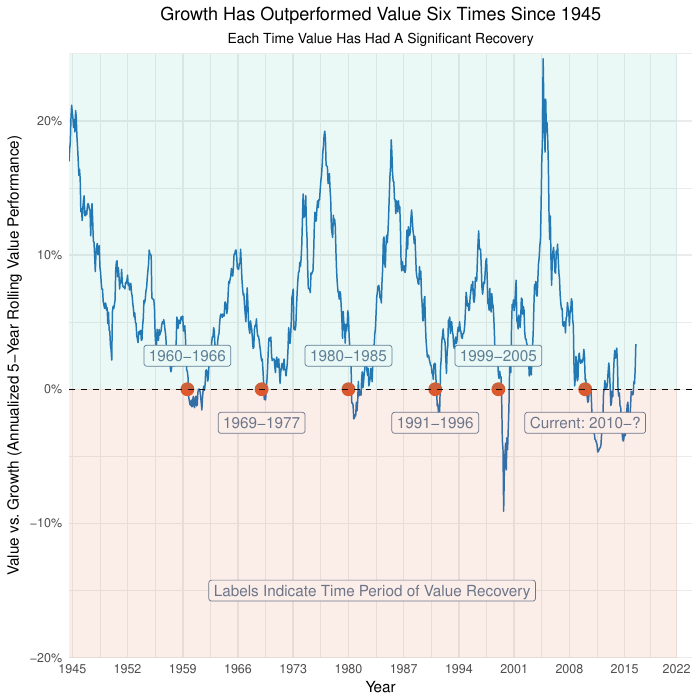

R code for this plot:
#!/usr/bin/env Rscript

# Load libraries
library(ggplot2)
library(stringr)
library(scales)
library(ggthemes)
library(PerformanceAnalytics)
library(RColorBrewer)


# The URL for the data
url.name     <- "http://mba.tuck.dartmouth.edu/pages/faculty/ken.french/ftp"
file.name    <- "25_Portfolios_5x5_CSV.zip"
full.url     <- paste(url.name, file.name, sep="/")

# You can change the ending date of the analysis by changing these variables
# Beware, however, that the source datafile may only be updated annually
# and therefore the most recent monthly may not be available

end.year     <- 2016
end.month    <- 11
window.width <- 5*12 # The rolling window width. 5 Years in this case

# Download the data and unzip it

temp.file <- tempfile()
download.file(full.url, temp.file)
file.list <- unzip(temp.file, list=TRUE)

# Parse the data
french.data   <- read.csv(unzip(temp.file,
                                files=as.character(file.list[1,1])),
                          skip=19,
                          header=TRUE,
                          stringsAsFactors=FALSE)
names(french.data)[[1]] <- "DATE"

# Now we want to remove all the data below the end date
ds.year     <- as.numeric(substr(french.data$DATE[[1]],1,4))
ds.month    <- as.numeric(substr(french.data$DATE[[1]],5,6))
num.rows    <- 12*(end.year-ds.year)+(end.month-ds.month)+1
french.data <- head(french.data,num.rows)
date.seq    <- as.Date(paste(french.data$DATE,"01",sep=""),"%Y%m%d")
french.data$DATE <- date.seq

# Transform the data so that the return cells are numeric decimal format
for (i in 2:ncol(french.data)) french.data[,i] <- as.numeric(str_trim(french.data[,i]))
for (i in 2:ncol(french.data)) french.data[,i] <- french.data[,i]/100

# Now we calculate the the HML sequence from the factor sequences
# Column names are: DATE SMALL.LoBM ME1.BM2 SMALL.HiBM BIG.LoBM ME2.BM2 BIG.HiBM
fd <- french.data

french.data$Hi.Lo <-
  0.2*( fd$SMALL.HiBM + fd$ME2.BM5 + fd$ME3.BM5 + fd$ME4.BM5 + fd$BIG.HiBM ) -
  0.2*( fd$SMALL.LoBM + fd$ME2.BM1 + fd$ME3.BM1 + fd$ME4.BM1 + fd$BIG.LoBM )

# Now create a time series of the HML data that we can pass off to apply.rolling
# and other PerformanceAnalytics functions

ts.data <- data.frame(french.data$Hi.Lo)
row.names(ts.data) <- date.seq

# Now calculate the a time series of rolling 5-year annualized returns
z <- apply.rolling(ts.data, width=window.width, FUN = "Return.annualized")
french.data$Hi.Lo.5YrRolling <- z[[1]]

# Data sets and values used to plot the data
indexes <- seq(from=window.width,to=length(date.seq),by=7*12)
breaks  <- c(date.seq[indexes])
breaks  <- c(breaks,as.Date('2022-01-01'))
years   <- (indexes-window.width)/12+1931
years   <- c(years,2022)

dark.blue <- rev( brewer.pal(7,"Blues") )[2]
colors    <- c('#DD592D','#34BBA7')

# This is the data used to draw the backgrounds
background <- data.frame( lower = c(-.20,0.0) ,
                          upper = c(0.0, 0.25),
                          col = letters[1:2]  )

# Creating PDF for graph
pdf.filename <- "value-vs-growth.pdf"
pdf(pdf.filename)

# Plot the data
g <- ggplot()
g <- g + geom_line(data = french.data,
                   aes(x=DATE,y=Hi.Lo.5YrRolling,group=1),
                   colour=dark.blue)

# Labeling points
x.point.values <- c('1960-01-01', 
                    '1969-06-01',
                    '1980-06-01',
                    '1991-06-01',
                    '1999-06-01',
                    '2010-06-01')

y.point.values <- c(0.025,
                   -0.025,
                   0.025,
                   -0.025,
                   0.025,
                   -0.025)

time.period.labels <- c('1960-1966',
                       '1969-1977',
                       '1980-1985',
                       '1991-1996',
                       '1999-2005',
                       'Current: 2010-?')

g <- g + geom_point(color='#DD592D',
                    size=4,
                    aes(x=as.Date(x.point.values), y=0))

g <- g + geom_label(aes(label=time.period.labels, x=as.Date(x.point.values), y=y.point.values),
                    size=4,color='#617994')


# Creates label to describe significance of other labels 
g <- g + geom_label(aes(label='A Label Indicates Time Period of Value Recovery', 
                        x=as.Date('1983-06-01'), ## midpoint of dates on graph 
                        y=-0.15),
                    size=4,color='#617994')

# Put a horizontal line at zero for empaphsis
g <- g + geom_hline(aes(yintercept=0.0),color="black",linetype=2)

# Here we color the background
g <- g + geom_rect(data = background ,
                   mapping = aes(
                     xmin = as.Date('1945-01-01') ,
                     xmax = as.Date('2022-01-01') ,
                     ymin = lower ,
                     ymax = upper ,
                     fill = col   ) ,
                   alpha = .1 )
g <- g + scale_fill_manual( values=colors )
g <- g + scale_x_date("Year",breaks=breaks,
                      labels=years,
                      limits=as.Date(c('1945-01-01','2024-01-01')),
                      expand=c(0,1) )
g <- g + scale_y_continuous("Value vs. Growth (Annualized 5-Year Rolling Value Performance)",labels=percent,limits=c(-0.20,0.25),expand=c(0,0))

g <- g + theme_bw() + theme(legend.position="none",
                            axis.ticks = element_blank(),
                            panel.background=element_blank() ,
                            panel.border=element_blank() )

# Creating title and subtitle
g <- g + labs(title='Growth Has Outperformed Value Six Times Since 1945', 
              subtitle='Each Time Value Has Had A Significant Recovery')
# Centering title and subtitle
g <- g + theme(plot.title = element_text(hjust=0.5), 
               plot.subtitle = element_text(hjust=0.5))

g

dev.off()

# Opening the png file
system2('open', args = pdf.filename, wait = FALSE)